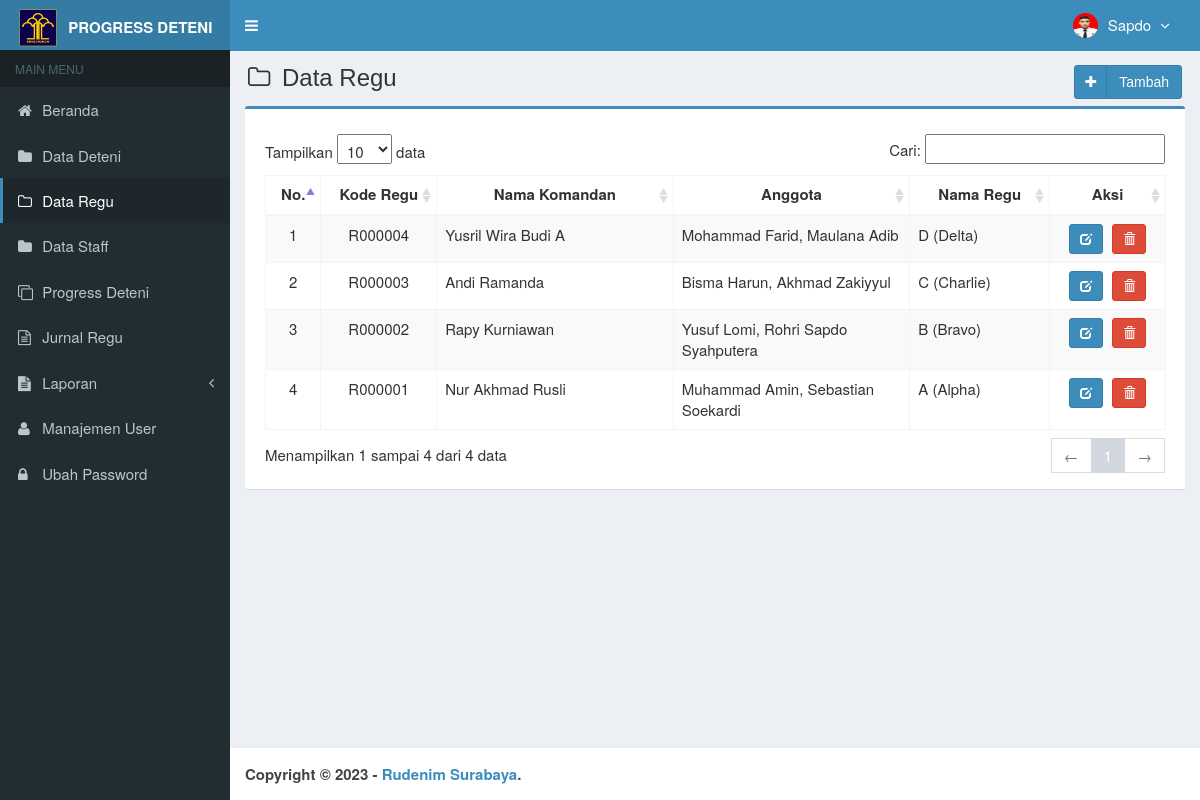
/main.php?module=data_regu (signed in), run on the app's committed database.
### tables this page shows
CREATE TABLE `is_users` (
  `id_user` int(3) NOT NULL,
  `username` varchar(50) NOT NULL,
  `nama_user` varchar(50) NOT NULL,
  `password` varchar(50) NOT NULL,
  `email` varchar(50) DEFAULT NULL,
  `telepon` varchar(13) DEFAULT NULL,
  `foto` varchar(100) DEFAULT NULL,
  `hak_akses` enum('Super Admin','Kepala','Staff') NOT NULL,
  `status` enum('aktif','blokir') NOT NULL DEFAULT 'aktif',
  `created_at` timestamp NOT NULL DEFAULT current_timestamp(),
  `updated_at` timestamp NOT NULL DEFAULT current_timestamp() ON UPDATE current_timestamp()
);

CREATE TABLE `is_regu` (
  `kode_regu` varchar(7) NOT NULL,
  `komandan` varchar(100) NOT NULL,
  `anggota` varchar(500) NOT NULL,
  `nama_regu` varchar(20) NOT NULL,
  `created_user` int(3) NOT NULL,
  `created_date` timestamp NOT NULL DEFAULT current_timestamp(),
  `updated_user` int(3) NOT NULL,
  `updated_date` timestamp NOT NULL DEFAULT current_timestamp()
);

### modules/data-regu/view.php (the view, shortened to what this page needs)
<section class="content-header">
  <h1>
    <i class="fa fa-folder-o icon-title"></i> Data Regu
    <a class="btn btn-primary btn-social pull-right" href="?module=form_regu&form=add" title="Tambah Data" data-toggle="tooltip">
      <i class="fa fa-plus"></i> Tambah
    </a>
  </h1>
</section>
<section class="content">
  <div class="row">
    <div class="col-md-12">
      <div class="box box-primary">
        <div class="box-body">
          <table id="dataTables1" class="table table-bordered table-striped table-hover">
            <thead>
              <tr>
                <th class="center">No.</th>
                <th class="center">Kode Regu</th>
                <th class="center">Nama Komandan</th>
                <th class="center">Anggota</th>
                <th class="center">Nama Regu</th>
                <th class="center">Aksi</th>
              </tr>
            </thead>
            <tbody>
              <?php
              $no = 1;
              $query = mysqli_query($mysqli, "SELECT kode_regu,komandan,anggota,nama_regu FROM is_regu ORDER BY kode_regu DESC")
                or die('Ada kesalahan pada query tampil Data Regu: ' . mysqli_error($mysqli));
              while ($data = mysqli_fetch_assoc($query)) {
                echo "<tr>
                      <td width='30' class='center'>$no</td>
                      <td width='80' class='center'>$data[kode_regu]</td>
                      <td width='180'>$data[komandan]</td>
                      <td width='180'>$data[anggota]</td>
                      <td width='100'>$data[nama_regu]</td>
                      <td class='center' width='80'>
                        <div>
                          <a data-toggle='tooltip' data-placement='top' title='Ubah' style='margin-right:5px' class='btn btn-primary btn-sm' href='?module=form_regu&form=edit&id=$data[kode_regu]'>
                              <i style='color:#fff' class='glyphicon glyphicon-edit'></i>
                          </a>";
              ?>
                <a data-toggle="tooltip" data-placement="top" title="Hapus" class="btn btn-danger btn-sm" href="modules/data-regu/proses.php?act=delete&id=<?php echo $data['kode_regu']; ?>" onclick="return confirm('Anda yakin ingin menghapus regu <?php echo $data['komandan']; ?> ?');">
                  <i style="color:#fff" class="glyphicon glyphicon-trash"></i>
                </a>
              <?php
                echo "    </div>
                      </td>
                    </tr>";
                $no++;
              }
              ?>
            </tbody>
          </table>
        </div>
      </div>
    </div>
  </div>
</section><!-- /.content

### top-menu.php (shortened to what this page needs)
<?php
require_once "config/database.php";
$query = mysqli_query($mysqli, "SELECT id_user, nama_user, foto, hak_akses FROM is_users WHERE id_user='$_SESSION[id_user]'")
  or die('Ada kesalahan pada query tampil Manajemen User: ' . mysqli_error($mysqli));
$data = mysqli_fetch_assoc($query);
?>
<li class="dropdown user user-menu">
  <a href="#" class="dropdown-toggle" data-toggle="dropdown">
    <?php
    if ($data['foto'] == "") { ?>
      <img src="images/user/user-default.png" class="user-image" alt="User Image" />
    <?php
    } else { ?>
      <img src="images/user/<?php echo $data['foto']; ?>" class="user-image" alt="User Image" />
    <?php
    }
    ?>
    <span class="hidden-xs"><?php echo $data['nama_user']; ?> <i style="margin-left:5px" class="fa fa-angle-down"></i></span>
  </a>
</li>

### assets/css/style.css (style rules this page uses)
.btn-social *:first-child { border-right: 1px solid rgba(0, 0, 0, 0.1); bottom: 0; font-size: 1em !important; left: 0; line-height: 32px !important; position: absolute; text-align: center; top: 0; width: 32px !important; }
.content-header { padding: 15px 18px 0; position: relative; }
.center { text-align:center; }
.icon-title { margin-right: 5px; }
body { background-color: #fff; color: #333; font-size: 15px; line-height: 1.42857; }

### data on the page
is_users: foto (picture), nama_user "Sapdo"
is_regu: kode_regu "R000004", komandan "Yusril Wira Budi A", anggota "Mohammad Farid, Maulana Adib", nama_regu "D (Delta)"
is_regu: kode_regu "R000003", komandan "Andi Ramanda", anggota "Bisma Harun, Akhmad Zakiyyul", nama_regu "C (Charlie)"
is_regu: kode_regu "R000002", komandan "Rapy Kurniawan", anggota "Yusuf Lomi, Rohri Sapdo Syahputera", nama_regu "B (Bravo)"
is_regu: kode_regu "R000001", komandan "Nur Akhmad Rusli", anggota "Muhammad Amin, Sebastian Soekardi", nama_regu "A (Alpha)"
